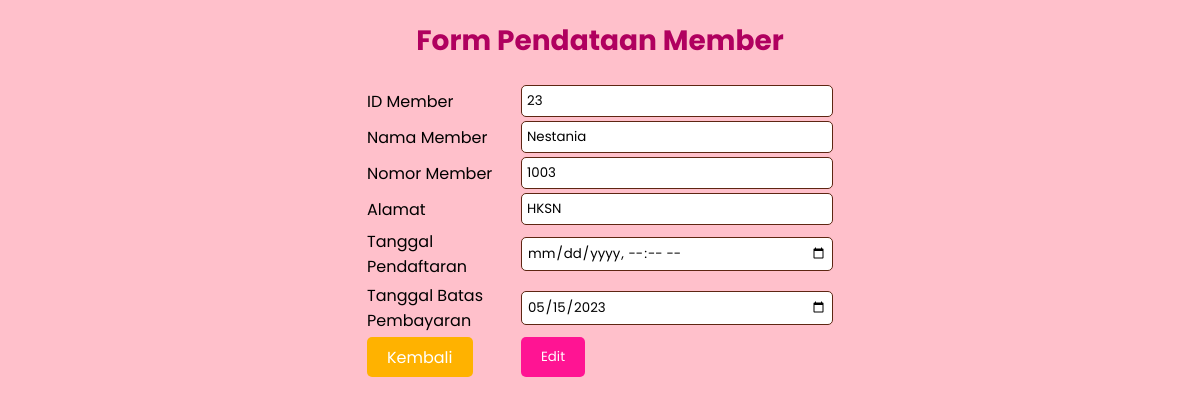
Page /FormMember.php?id_member=23 on the committed database.
### tables this page shows
CREATE TABLE `member` (
  `id_member` int(20) NOT NULL,
  `nama_member` varchar(250) NOT NULL,
  `nomor_member` varchar(15) NOT NULL,
  `alamat` text NOT NULL,
  `tgl_mendaftar` datetime NOT NULL,
  `tgl_terakhir_bayar` date NOT NULL
);

### Koneksi.php (called while the page is built)
<?php
function koneksi()
{
    try {
        $dbh = new PDO('mysql:host=localhost;dbname=perpustakaan', "root", "");
        $dbh->setAttribute( PDO::ATTR_ERRMODE, PDO::ERRMODE_EXCEPTION );
      }
      catch (PDOException $e) {
        print "Koneksi atau query bermasalah: " . $e->getMessage() . "<br/>";
        die();
      }
    return $dbh;
}
?>

### Model.php (called while the page is built, shortened)
<?php
require("Koneksi.php");
function editmember() {
    $stmt = koneksi()->prepare("SELECT * FROM member WHERE id_member =".$_GET['id_member']);
    $stmt->execute();
    $GLOBALS['result'] = $stmt->fetchAll();
}
?>

### FormMember.php (the view, shortened to what this page needs)
<?php require('Model.php');
if (isset($_GET['id_member'])) {
    editmember();
}
?>
<!DOCTYPE html>
<html>
<head>
</head>
<body>
    <h2>Form Pendataan Member</h2>
    <form action="" method="post">
        <table>
            <tr>
                <td>ID Member</td>
                <td><input type="text" name="id_member" <?php echo (isset($_GET['id_member'])) ?  "value = " . $result[0]["id_member"] . "" : "value = '' "; ?> required> <br></td>
            </tr>
            <tr>
                <td>Nama Member</td>
                <td><input type="text" name="Nama" <?php echo (isset($_GET['id_member'])) ?  "value = " . $result[0]["nama_member"] . "" : "value = '' "; ?> required> <br></td>
            </tr>
            <tr>
                <td>Nomor Member</td>
                <td><input type="text" name="nomor" <?php echo (isset($_GET['id_member'])) ?  "value = " . $result[0]["nomor_member"] . "" : "value = '' "; ?> required> <br></td>
            </tr>
            <tr>
                <td>Alamat</td>
                <td><input type="text" name="alamat" <?php echo (isset($_GET['id_member'])) ?  "value = " . $result[0]["alamat"] . "" : "value = '' "; ?> required> <br></td>
            </tr>
            <tr>
                <td>Tanggal Pendaftaran</td>
                <td><input type="datetime-local" name="daftar" <?php echo (isset($_GET['id_member'])) ?  "value = " . $result[0]["tgl_mendaftar"] . "" : "value = '' "; ?> required> <br></td>
            </tr>
            <tr>
                <td>Tanggal Batas Pembayaran</td>
                <td><input type="date" name="bayar" <?php echo (isset($_GET['id_member'])) ?  "value = " . $result[0]["tgl_terakhir_bayar"] . "" : "value = '' "; ?> required> <br></td>
            </tr>
            <tr>
                <td>
                    <a href="Member.php" class="button-kembali">Kembali</a>
                </td>
                <td>
                    <?php
                    if (isset($_GET['id_member']))
                    {
                        echo "<button type=\"submit\" name=\"update\">Edit</button>";
                    }else {
                        echo "<button type=\"submit\" name=\"submit\">Tambah</button>";
                    }
                    ?>
                </td>
            </tr>
        </table>
    </form>
</body>
</html>

### FormMember.php (style rules this page uses)
body { width: 900px; margin: auto; background-color: #ffc0cb; font-family: 'Poppins', sans-serif; padding: 20px; position: relative; }
h2 { color: #b0005f; font-size: 28px; margin-top: 0; text-align: center; margin-bottom: 20px; }
table { margin-right: auto; margin-left: auto; }
tr { margin-bottom: 10px; color: black; }
td:first-child { font-weight: normal; width: 150px; }
input[type="text"], input[type="datetime-local"], input[type="date"] { width: 300px; padding: 5px; border-radius: 5px; border: 1px solid #5E2612; font-family: 'Poppins', sans-serif; }
button { font-family: 'Poppins', sans-serif; background-color: #ff1493; color: #FFFFFF; border: none; padding: 10px 20px; border-radius: 5px; cursor: pointer; transition: background-color 0.3s ease-in-out; }
.button-kembali { font-family: 'Poppins', sans-serif; background-color: #FFB200; color: #FFFFFF; border: none; padding: 8.5px 20px; border-radius: 5px; cursor: pointer; transition: background-color 0.3s ease-in-out; margin-right: 5px; text-decoration: none; }

### rows in the picture
member: id_member "23", Nama "Nestania", nomor "1003", alamat "HKSN", bayar "05/15/2023"
